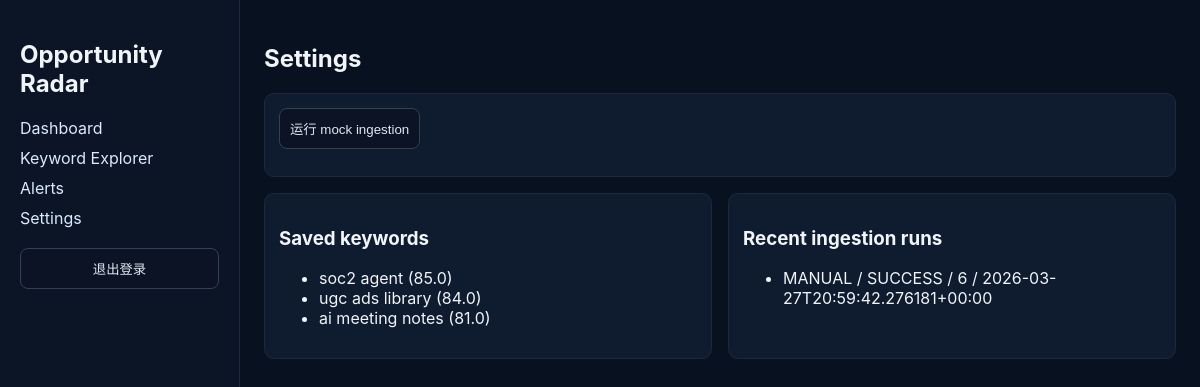
The app's page /settings (signed in) with its own data.
### tables this page shows
CREATE TABLE keywords (
  id INTEGER PRIMARY KEY AUTOINCREMENT,
  slug TEXT NOT NULL UNIQUE,
  canonical_keyword TEXT NOT NULL UNIQUE,
  category TEXT NOT NULL,
  intent TEXT NOT NULL,
  trend_type TEXT NOT NULL,
  competition_level TEXT NOT NULL,
  product_type TEXT NOT NULL,
  region TEXT NOT NULL,
  language TEXT NOT NULL,
  description TEXT NOT NULL,
  trend_score REAL NOT NULL,
  demand_score REAL NOT NULL,
  competition_score REAL NOT NULL,
  monetization_score REAL NOT NULL,
  opportunity_score REAL NOT NULL,
  growth_30d REAL NOT NULL,
  growth_90d REAL NOT NULL,
  search_volume_estimate INTEGER NOT NULL,
  validation_count INTEGER NOT NULL,
  source_count INTEGER NOT NULL,
  long_tail_count INTEGER NOT NULL,
  cluster_id INTEGER NOT NULL,
  FOREIGN KEY(cluster_id) REFERENCES keyword_clusters(id)
);

CREATE TABLE ingestion_runs (
  id INTEGER PRIMARY KEY AUTOINCREMENT,
  source_platform TEXT NOT NULL,
  status TEXT NOT NULL,
  records_collected INTEGER NOT NULL,
  records_accepted INTEGER NOT NULL,
  started_at TEXT NOT NULL,
  finished_at TEXT NOT NULL,
  metadata_json TEXT NOT NULL
);

### app.py (the view)
@app.route("/settings")
@login_required
def settings():
    db = get_db()
    saved = db.execute(
        "SELECT k.* FROM saved_keywords s JOIN keywords k ON s.keyword_id=k.id WHERE s.user_id=? ORDER BY s.id DESC LIMIT 10",
        (session["user_id"],),
    ).fetchall()
    runs = db.execute("SELECT * FROM ingestion_runs ORDER BY id DESC LIMIT 10").fetchall()
    return render_template("settings.html", saved=saved, runs=runs)

### app.py (called while the page is built)
def get_db() -> sqlite3.Connection:
    if "db" not in g:
        g.db = sqlite3.connect(DB_PATH)
        g.db.row_factory = sqlite3.Row
    return g.db

def login_required(view):
    @wraps(view)
    def wrapped(**kwargs):
        if not session.get("user_id"):
            return redirect(url_for("login"))
        return view(**kwargs)
    return wrapped

### templates/settings.html (shortened to what this page needs)
{% extends 'base.html' %}
{% block content %}
<h2>Settings</h2>
<div class="panel">
  <button id="ingestBtn">运行 mock ingestion</button>
</div>
<div class="grid-two">
  <div class="panel">
    <h3>Saved keywords</h3>
    <ul>{% for row in saved %}<li>{{ row.canonical_keyword }} ({{ row.opportunity_score }})</li>{% endfor %}</ul>
  </div>
  <div class="panel">
    <h3>Recent ingestion runs</h3>
    <ul>{% for row in runs %}<li>{{ row.source_platform }} / {{ row.status }} / {{ row.records_accepted }} / {{ row.started_at }}</li>{% endfor %}</ul>
  </div>
</div>
{% endblock %}

### static/style.css (style rules this page uses)
:root { color-scheme: dark; }
body { margin: 0; font-family: Inter, system-ui, Arial, sans-serif; background: #08111f; color: #f1f5f9; }
.cards article, .panel { background: #0f1b2f; border: 1px solid #1e293b; border-radius: 10px; padding: 14px; margin-bottom: 16px; }
.grid-two { display: grid; gap: 16px; grid-template-columns: 1fr 1fr; }
input, select, button { background: #0b1324; color: #e2e8f0; border: 1px solid #334155; border-radius: 8px; padding: 10px; }

### records on screen
keywords: canonical_keyword "soc2 agent", opportunity_score "85.0"
keywords: canonical_keyword "ugc ads library", opportunity_score "84.0"
keywords: canonical_keyword "ai meeting notes", opportunity_score "81.0"
ingestion_runs: source_platform "MANUAL", status "SUCCESS", records_accepted "6", started_at "2026-03-27T20:59:42.276181+00:00"
